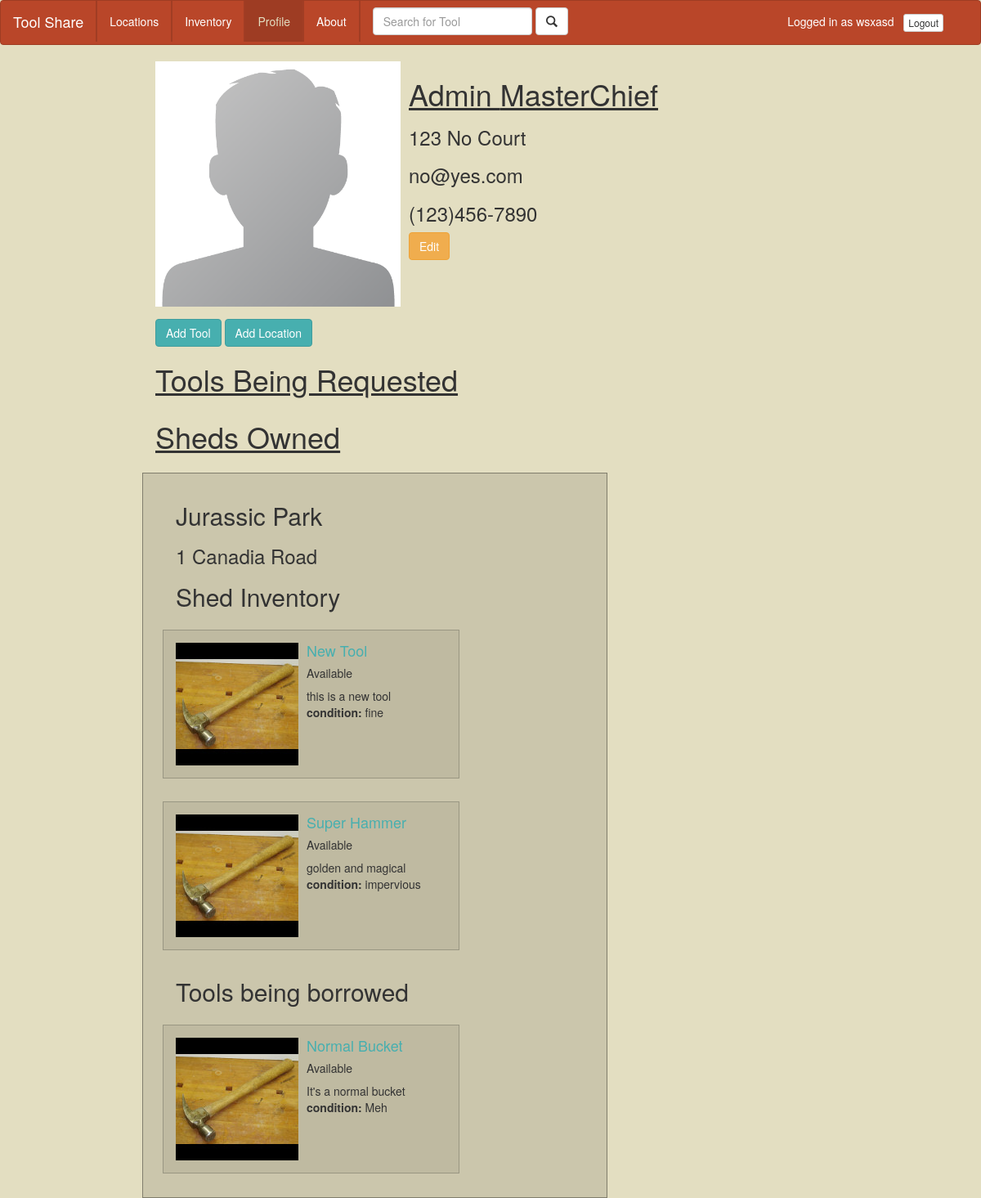
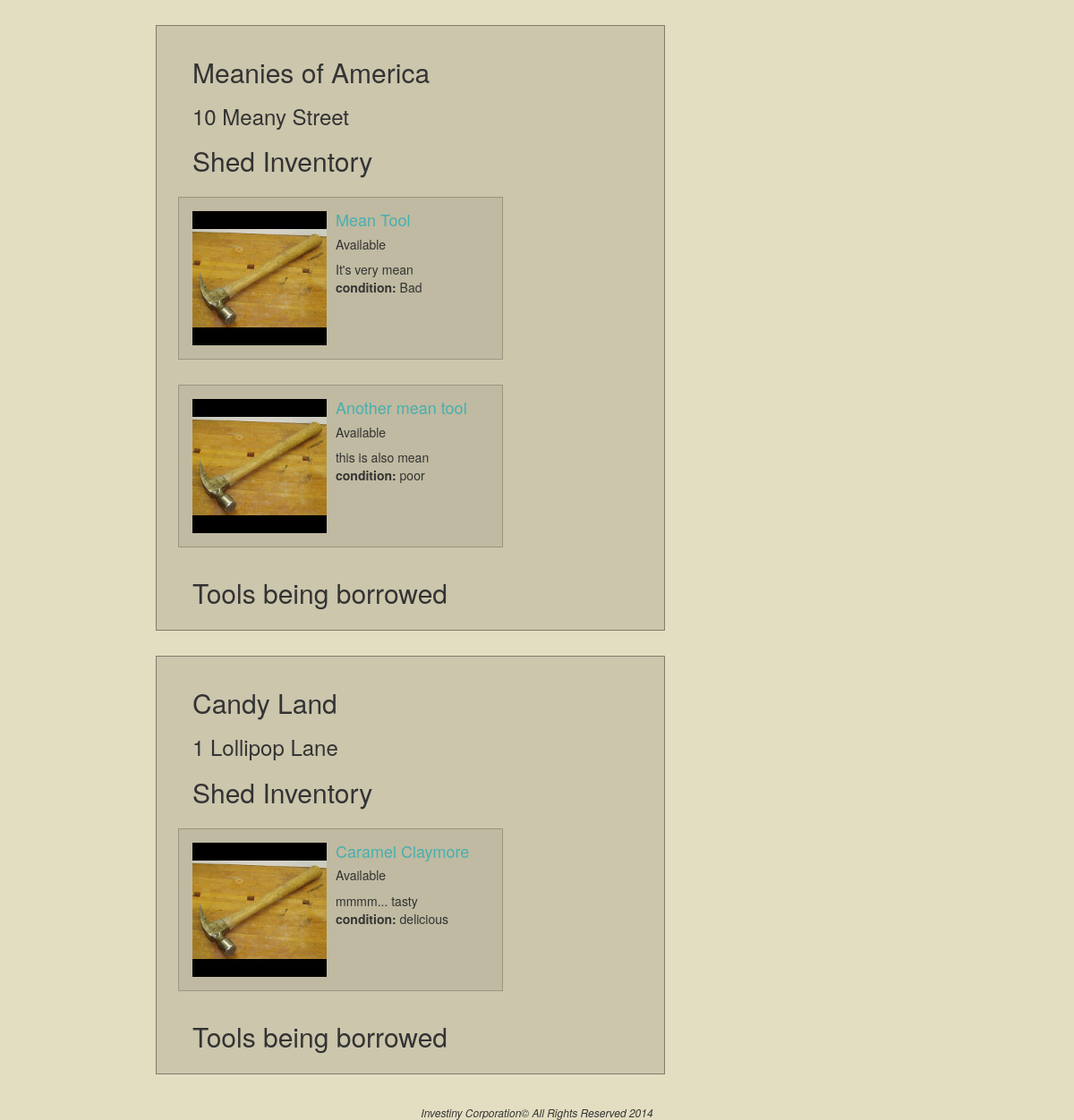
/profile/ (signed in), run on the app's committed database (2 pictures, top to bottom).
### ToolShare/models.py (models this page shows, shortened)
class Profile(models.Model):
    user = models.OneToOneField(User, related_name='profile')
    address = models.TextField("Address", blank=True)
    phone = models.CharField("Phone Number", max_length=30, blank=True)
    zone = models.ForeignKey(ShareZone)

class Location(models.Model):
    name = models.CharField("Location Name", max_length=40, blank=True)
    address = models.TextField("Address", blank=True)
    shed = models.BooleanField()
    owner = models.ForeignKey(Profile)
    zone = models.ForeignKey(ShareZone)

class Tool(models.Model):
    name = models.CharField("Tool Name", max_length=50, blank=True)
    description = models.TextField("Description", blank=True, unique=True)
    condition = models.CharField("Condition", max_length=30, blank=True)
    available = models.BooleanField("Available")
    startdate = models.DateTimeField(blank=True, null=True)
    enddate = models.DateTimeField(blank=True, null=True)
    location = models.ForeignKey(Location)
    borrower = models.ForeignKey(Profile, blank=True, null=True, related_name="borrowed_tools")

### ToolShare/views.py (the view)
# urls.py: url(r'^profile/?$', 'ToolShare.views.profile', name='profile'),
@login_required
def profile(request):
    context = {
    "locations": Location.objects.all(),
    "tools": Tool.objects.all(),
    "requests": Request.objects.all(),
    "error": request.GET["error"] if "error" in request.GET else None
    }
    return render(request, "ToolShare/pages/general/profile.html", context)

### ToolShare/templates/ToolShare/pages/general/profile.html (shortened to what this page needs)
{% extends "ToolShare/base/base_navbar.html" %}
{% load staticfiles %}
{% block active_pro %} active {% endblock %}
{% block content %}
<div class="col-md-8 col-md-offset-2">
	<div class="row">
		<div class="media">
		  <div class="pull-left">
		    <img class="media-object" src="{% static "./images/user/user_image.png" %}" alt="user image"
		    height="300" width="300">
		  </div>
		  <div class="media-body">
		  	<h1 class="u">{{ user.first_name }} {{ user.last_name }}</h1>
		  	<h3>{{ user.profile.address }}</h3>
		  	<h3>{{ user.email }}</h3>
		  	<h3>{{ user.profile.phone }}</h3>
			<a class="btn btn-warning" href="{% url "editprofile" %}" >Edit</a>
		  </div>
		</div>
	</div>
	<div class="row" style="margin-top:15px">
		<a class="btn btn-info" href="{% url "newtool" %}" >Add Tool</a>
		<a class="btn btn-info" href="{% url "newlocation" %}" >Add Location</a>
	</div>
	<div class="row">
		<h1><u>Tools Being Requested</u></h3>
	</div>
	<div class="row">
		<h1><u>Sheds Owned</u></h3>
		{% for loc in locations %}
		{% if loc.owner.user.username == user.username %}
		<div class="row"><div class="col-md-8 component_shed">
			<h2>{{ loc.name }}</h2>
			<h3>{{ loc.address }}</h3>
			<h2>Shed Inventory</h2>
			{% for tool in tools %}
			{% if tool.location == loc and tool.borrower == null %}
			<div class="row"><div class="col-md-8 component_tool">
				<div class="media">
				  <a class="pull-left" href="tool/{{ tool.id }}">
				    <img class="media-object" src="{% static "./images/tools/hammer.jpg" %}" alt="hammer">
				  </a>
				  <div class="media-body">
				    <h4 class="media-heading"><a href="tool/{{ tool.id }}" /> {{ tool.name }} </a></h4>
				    {% if tool.available %}
				    <h5> Available </h5>
				    {% else %}
				    <h5>Due back:  {{ tool.enddate }} </h5>
				    {% endif %}
				    {{ tool.description }}
				    <p>
				    <b>condition:  </b>
				    {{ tool.condition }}
				    </p>
				  </div>
				</div>
			</div></div>
			{% endif %}
			{% endfor %}
			<h2>Tools being borrowed</h2>
			{% for tool in tools %}
			{% if tool.location == loc and tool.borrower != null %}
			<div class="row"><div class="col-md-8 component_tool">
				<div class="media">
				  <a class="pull-left" href="tool/{{ tool.id }}">
				    <img class="media-object" src="{% static "./images/tools/hammer.jpg" %}" alt="hammer">
				  </a>
				  <div class="media-body">
				    <h4 class="media-heading"><a href="tool/{{ tool.id }}" /> {{ tool.name }} </a></h4>
				    {% if tool.available %}
				    <h5> Available </h5>
				    {% else %}
				    <h5>Due back:  {{ tool.enddate }} </h5>
				    {% endif %}
				    {{ tool.description }}
				    <p>
				    <b>condition:  </b>
				    {{ tool.condition }}
				    </p>
				  </div>
				</div>
			</div></div>
			{% endif %}
			{% endfor %}
		</div></div>
		{% endif %}
		{% endfor %}
	</div>
</div>
{% endblock %}

### ToolShare/templates/ToolShare/base/base_navbar.html (shortened to what this page needs)
{% load staticfiles %}
<!DOCTYPE html>
<html lang="en">
  <head>
    <link href="{% static "css/bootstrap.min.css" %}" rel="stylesheet">
    <link href="css/bootstrap.min.css" rel="stylesheet">
    <link href="{% static "css/main.css" %}" rel="stylesheet">
  </head>
  <body>
<nav class="navbar navbar-default" role="navigation">
  <div class="container-fluid">
    <div class="navbar-header">
      <a class="navbar-brand" href="{% url "home" %}">Tool Share</a>
    </div>
    <div class="collapse navbar-collapse" id="bs-example-navbar-collapse-1">
      <ul class="nav navbar-nav">
        <li class="divider-vertical"></li>
        <li class={% block active_loc %}none{% endblock %}><a href="{% url "locations" %}">Locations</a></li>
        <li class="divider-vertical"></li>
        <li class={% block active_inv %}none{% endblock %}><a href="{% url "inventory" %}">Inventory</a></li>
        <li class="divider-vertical"></li>
        <li class={% block active_pro %}none{% endblock %}><a href="{% url "profile" %}">Profile</a></li>
        <li class="divider-vertical"></li>
        <li class={% block active_abo %}none{% endblock %}><a href="{% url "about" %}">About</a></li>
        <li class="divider-vertical"></li>
      </ul>
      <ul class="nav navbar-nav navbar-left">
        <form class="navbar-form navbar-left" role="search" action="/">
          <div class="form-group">
            <input type="text" class="form-control" name="SearchTool" id="SearchTool" placeholder="Search for Tool">
          </div>
          <button id="SearchToolButton" type="submit" value="search" class="btn btn-default"><span class="glyphicon glyphicon-search"></span></button>
        </form>
      </ul>
      <ul class="nav navbar-nav navbar-right">
        {% if user.is_authenticated %}
        <p class="navbar-form navbar-text">
          Logged in as {{ user.username }} &nbsp;
          <a href="/logout" class="btn btn-default btn-xs">Logout</a>
        </p>
        {% endif %}
      </ul>
    </div>
  </div>
</nav>
<div class="row">
{% block content %}{% endblock %}
</div>
<footer class="footer">
  Investiny Corporation&copy All Rights Reserved 2014
</footer>
  </body>
</html>

### ToolShare/static/css/main.css (style rules this page uses)
.component_tool { background-color: rgba(179, 175, 151, .5); padding-top:15px; padding-bottom:15px; margin-top:15px; margin-bottom:15px; outline:#999682 solid thin; }
.component_shed { background-color: rgba(179, 175, 151, .5); padding-top:15px; padding-bottom:15px; padding-left:40px; margin-top:15px; margin-bottom:15px; outline:#807d6c solid thin; }
.footer { margin-top:20px; text-align:center; font-style:italic; font-size:12px; }
.u { text-decoration:underline; }
.navbar .divider-vertical { height: 50px; border-right: 1px solid #a13d24; border-left: 1px solid #a13d24; }

### data on the page
Location: name "Jurassic Park", address "1 Canadia Road"
Tool: name "New Tool", available "Available", description "this is a new tool", condition "fine"
Tool: name "Super Hammer", available "Available", description "golden and magical", condition "impervious"
Tool: name "Normal Bucket", available "Available", description "It's a normal bucket", condition "Meh"
Location: name "Meanies of America", address "10 Meany Street"
Tool: name "Mean Tool", available "Available", description "It's very mean", condition "Bad"
Tool: name "Another mean tool", available "Available", description "this is also mean", condition "poor"
Location: name "Candy Land", address "1 Lollipop Lane"
Tool: name "Caramel Claymore", available "Available", description "mmmm... tasty", condition "delicious"

### other printed values
{{ user.username }} "wsxasd"
{{ user.first_name }} "Admin"
{{ user.last_name }} "MasterChief"
{{ user.profile.address }} "123 No Court"
{{ user.email }} "no@yes.com"
{{ user.profile.phone }} "(123)456-7890"
